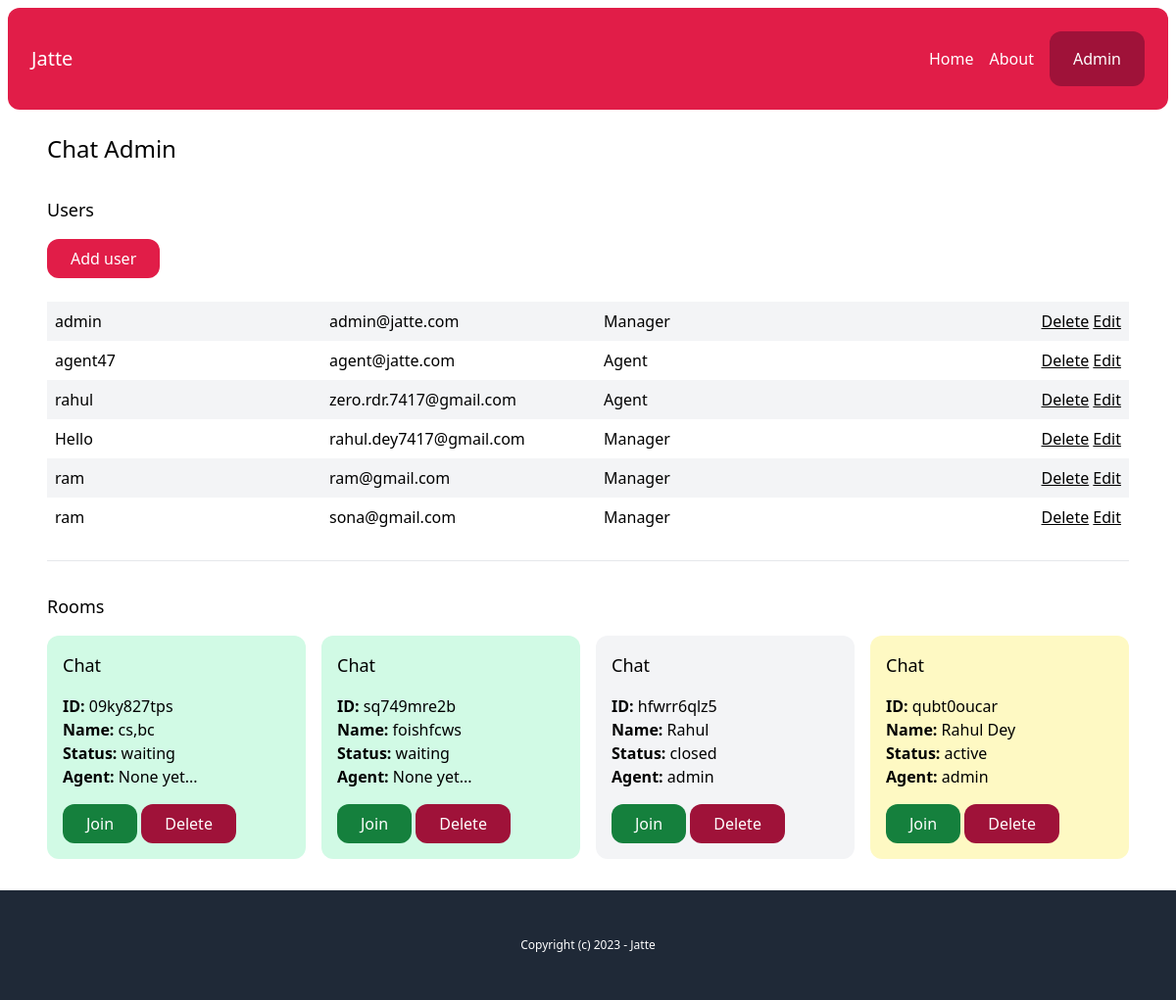
Page /chat-admin/ (signed in) on the committed database.
### account/models.py (models this page shows)
class User(AbstractBaseUser, PermissionsMixin):
    AGENT = 'agent'
    MANAGER = 'manager'
    ROLES_CHOICES = (
        (AGENT, 'Agent'),
        (MANAGER, 'Manager'),
    )
    id = models.UUIDField(primary_key=True, default=uuid.uuid4, editable=False)
    email = models.EmailField(unique=True)
    name = models.CharField(max_length=255, blank=True, default='')
    role = models.CharField(max_length=20, choices=ROLES_CHOICES, default=AGENT)
    is_active = models.BooleanField(default=True)
    is_superuser = models.BooleanField(default=False)
    is_staff = models.BooleanField(default=False)
    date_joined = models.DateTimeField(default=timezone.now)
    last_login = models.DateTimeField(blank=True, null=True)
    objects = CustomUserManager()
    USERNAME_FIELD = 'email'
    EMAIL_FIELD = 'email'
    REQUIRED_FIELDS = ['name']

### chat/models.py (models this page shows, shortened)
class Room(models.Model):
    WAITING = 'waiting'
    ACTIVE = 'active'
    CLOSED = 'closed'
    CHOICES_STATUS = (
        (WAITING, 'waiting'),
        (ACTIVE, 'active'),
        (CLOSED, 'closed'),
    )
    uuid = models.CharField(max_length=255)
    client = models.CharField(max_length=255)
    agent = models.ForeignKey(User, related_name='rooms', null=True, blank=True, on_delete=models.SET_NULL)
    messages = models.ManyToManyField(Message, blank=True)
    url = models.CharField(max_length=255, blank=True, null=True)
    status = models.CharField(max_length=20, choices=CHOICES_STATUS, default=WAITING)
    created_at = models.DateTimeField(auto_now_add=True)
    class Meta:
        ordering = ('-created_at',)

### chat/views.py (the view)
# urls.py: path('chat-admin/', views.admin, name='admin'),
@login_required
def admin(request):
    rooms = Room.objects.all()
    users = User.objects.filter(is_staff=True)
    return render(request, 'chat/admin.html', {
        'rooms': rooms,
        'users': users
    })

### chat/templates/chat/admin.html
{% extends 'core/base.html' %}
{% block content %}
    <h1 class="text-2xl">Chat Admin</h1>
    {% if perms.user.add_user %}
        <div class="mt-8">
            <h2 class="mb-4 text-lg">Users</h2>
            <a href="{% url 'chat:add_user' %}" class="inline-block py-2 px-6 bg-rose-600 text-white rounded-xl">Add user</a>
            <div class="mt-6">
                {% for user in users %}
                    <div class="grid grid-cols-4 gap-4 py-2 {% cycle 'bg-gray-100' '' %}">
                        <p class="px-2"><a href="{% url 'chat:user_detail' user.pk %}"> {{user.name}} </a></p>
                        <p class="px-2">{{user.email}}</p>
                        <p class="px-2">{{user.get_role_display}}</p>
                        <p class="px-2 text-right">
                            {% if perms.user.add_user %}
                                <a href="{% url 'chat:delete_user' user.pk %}" class="underline">Delete</a>
                                <a href="{% url 'chat:edit_user' user.pk %}" class="underline">Edit</a>
                            {% endif %}
                        </p>
                    </div>
                {% endfor %}
            </div>
        </div>
    {% endif %}
    <hr class="my-6">
        {% include 'chat/partials/room_list.html' %}
{% endblock %}

### core/templates/core/base.html (shortened to what this page needs)
{% load static %}
<!doctype html>
<html>
    <head>
        <link rel="stylesheet" type="text/css" href="{% static 'css/main.min.css' %}">
    </head>
    <body>
        <div class="p-2">
            <nav class="p-6 bg-rose-600 text-white flex justify-between items-center rounded-xl">
                <a href="{% url 'core:index' %}" class="text-xl">Jatte</a>
                <div class="flex items-center space-x-4">
                    <a href="{% url 'core:index' %}">Home</a>
                    <a href="{% url 'core:about' %}">About</a>
                    {% if request.user.is_authenticated %}
                        <a href="{% url 'chat:admin' %}" class="inline-block py-4 px-6 bg-rose-800 text-white rounded-xl">Admin</a>
                    {% endif %}
                </div>
            </nav>
            <main class="max-w-6xl mx-auto p-6">
                {% block content %}
                {% endblock %}
            </main>
        </div>
        <footer class="py-12 px-6 bg-gray-800 text-white text-center text-xs">
            <p>Copyright (c) 2023 - Jatte</p>
        </footer>
    </body>
</html>

### chat/templates/chat/partials/room_list.html
<div class="mt-8">
    <h2 class="mb-4 text-lg">Rooms</h2>
    <div class="grid grid-cols-4 gap-4">
        {% for room in rooms %}
            <div class="p-4 rounded-xl {% if room.status == 'waiting' %} bg-emerald-100 {% elif room.status == 'active' %} bg-yellow-100 {% else %} bg-gray-100 {% endif %}">
                <h3 class="mb-4 text-lg">Chat</h3>
                <p>
                    <b>ID:</b> {{room.uuid}} <br>
                    <b>Name:</b> {{room.client}} <br>
                    <b>Status:</b> {{room.get_status_display}} <br>
                    <b>Agent: </b>{% firstof room.agent.name 'None yet...' %}
                </p>
                <a href="{% url 'chat:room' room.uuid %}" class="mt-4 inline-block py-2 px-6 bg-green-700 text-white rounded-xl">Join</a>
                <a href="{% url 'chat:delete_room' room.uuid %}" class="mt-4 inline-block py-2 px-6 bg-rose-800 text-white rounded-xl">Delete</a>
            </div>
        {% endfor %}
    </div>
</div>

### rows in the picture
User: name "admin", email "admin@jatte.com", role "Manager", is_active "Delete"
User: name "agent47", email "agent@jatte.com", role "Agent"
User: name "rahul", email "zero.rdr.7417@gmail.com", role "Agent"
User: name "Hello", email "rahul.dey7417@gmail.com", role "Manager"
User: name "ram", email "ram@gmail.com", role "Manager"
User: name "ram", email "sona@gmail.com", role "Manager"
Room: uuid "09ky827tps", client "cs,bc", status "waiting", agent "None yet..."
Room: uuid "sq749mre2b", client "foishfcws", status "waiting", agent "None yet..."
Room: uuid "hfwrr6qlz5", client "Rahul", status "closed", agent.name "admin"
Room: uuid "qubt0oucar", client "Rahul Dey", status "active", agent.name "admin"
